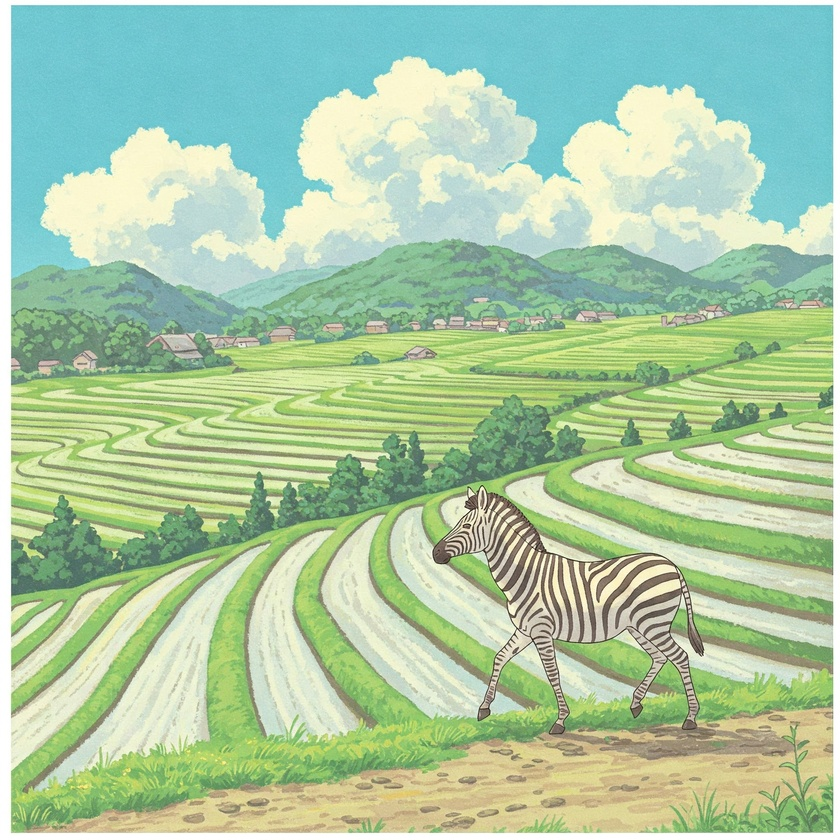
#> input picture 001 - Introduccion_Py5/Imagenes/imagen.jpg, 840 x 840 px, shrunk from 2048 x 2048 before the run
$ jupyter execute --allow-errors TP_Integrador_1.ipynb
#> lines starting #> are read from the running program, lines starting #| are printed output that depends on the picture
# TRABAJO PRÁCTICO INTEGRADOR N°1

## Sistema de Análisis de Documentos Digitalizados

---

**Información del Estudiante:**
- **Nombre y Apellido:** [COMPLETAR]
- **Fecha de Entrega:** 24 de Septiembre de 2025
- **Materia:** Procesamiento de Imágenes - IFTS24

---

### Objetivo

Desarrollar un sistema básico de análisis automático de documentos digitalizados que integre las técnicas de procesamiento de imágenes estudiadas en el curso.

### Estructura del Trabajo

| Parte | Descripción | Peso |
|-------|-------------|------|
| **1** | Fundamentos Teóricos | 20% |
| **2** | Setup del Entorno | 15% |
| **3** | Análisis de Imágenes | 35% |
| **4** | Preprocessing Básico | 30% |

**Dataset requerido:** 3 imágenes de documentos con diferentes características (buena calidad, rotada, con problemas de iluminación)

---

# PARTE 1: Fundamentos Teóricos

## ¿Por qué Cuadernos Interactivos para IA y Ciencias de Datos?

### Diferencias Metodológicas Fundamentales

El trabajo en inteligencia artificial y ciencias de datos requiere un enfoque metodológico diferente al desarrollo de software tradicional. Mientras que la programación tradicional sigue un flujo lineal y predecible, el trabajo con datos es inherentemente iterativo y exploratorio.

**Programación Tradicional:**
```
Requisitos → Diseño → Implementación → Testing → Producto
```

**Investigación en IA/Datos:**
```
Hipótesis ⟷ Experimento ⟷ Análisis ⟷ Refinamiento ⟷ Nueva Hipótesis
```

### Ventajas de los Cuadernos Interactivos

1. **Narrativa Científica:** Permiten documentar el proceso de pensamiento, no solo el resultado final
2. **Iteración Rápida:** Ejecutar y modificar secciones específicas sin reejecutar todo el programa
3. **Visualización Inmediata:** Ver resultados inmediatamente después de cada paso
4. **Comunicación Efectiva:** Stakeholders no técnicos pueden seguir el proceso y entender decisiones
5. **Reproducibilidad:** Otros investigadores pueden replicar exactamente los experimentos

### Casos de Uso en la Industria

- **Google Research:** Publica papers con cuadernos que permiten reproducir experimentos
- **Netflix:** Usa cuadernos para análisis de datos de usuarios y recomendaciones
- **Uber:** Análisis de patrones de viajes y optimización de rutas
- **Kaggle:** Plataforma completa basada en cuadernos para competencias de machine learning

### Cuándo Usar Cada Herramienta

**Usar Cuadernos para:**
- Análisis exploratorio de datos
- Experimentación y prototipado
- Comunicación de resultados
- Educación y documentación

**Usar Scripts para:**
- Sistemas en producción
- Automatización de tareas repetitivas
- APIs y servicios web
- Pipelines de datos automatizados

En este trabajo práctico, usaremos cuadernos porque estamos en la fase de investigación y experimentación, donde necesitamos entender los datos, probar diferentes enfoques y documentar nuestros hallazgos.

---

# PARTE 2: Setup del Entorno

En esta sección vas a configurar tu entorno de trabajo de manera profesional. Un setup bien hecho te ahorra tiempo y errores durante todo el proyecto.

**Material de consulta:** `Utilidades_y_Plantillas.ipynb`

## 2.1 Importaciones Básicas

Importá las librerías necesarias para procesamiento de imágenes y visualización:

[cell 1]
import numpy as np          # Para operaciones numéricas y manejo de matrices
import matplotlib.pyplot as plt  # Para mostrar imágenes y gráficos
import cv2                  # OpenCV: procesamiento avanzado de imágenes


# Estas librerías te permiten cargar, mostrar, analizar y modificar imágenes digitales.

## 2.2 Funciones Utilitarias

Implementá una función básica para cargar y mostrar información de imágenes:

[cell 2]
def cargar_imagen(ruta):
    """
    Carga una imagen y la convierte a RGB.
    Devuelve None si hay error.
    """
    # Tu código aquí


def mostrar_info_imagen(imagen, titulo="Imagen"):
    """
    Muestra información básica de la imagen: dimensiones, tipo, rango de valores.
    """
    # Tu código aquí

## 2.3 Verificación del Setup

Probá que todo funciona creando una imagen sintética simple:

[cell 3]
# Creá una imagen sintética simple (ej: gradiente o patrón)
# Probá tus funciones con esta imagen

---

# PARTE 3: Análisis de Tu Dataset

Ahora vas a trabajar con tu dataset de 3 documentos. Esta parte es clave para entender qué problemas tenés que resolver.

**Preparación del Dataset:**
- Creá una carpeta llamada `dataset/` en la misma ubicación que este notebook
- Incluí exactamente 3 imágenes de documentos:
  1. Una de buena calidad (bien iluminada, recta)
  2. Una rotada o inclinada
  3. Una con problemas (oscura, borrosa, o con sombras)

## 3.1 Carga de las Imágenes

**Material de consulta:** `002/TEO/LeerImagenColor.ipynb`

[cell 4]
# Define las rutas a tus 3 imágenes
rutas_imagenes = [
    "dataset/imagen1.jpg",  # Buena calidad
    "dataset/imagen2.jpg",  # Rotada
    "dataset/imagen3.jpg"   # Con problemas
]

# Carga las 3 imágenes usando tu función
imagenes = []
nombres = ["Buena Calidad", "Rotada", "Con Problemas"]

# Tu código aquí

## 3.2 Inspección Visual y Análisis

**Material de consulta:** `002/Fundamentos_Imagen_Digital.ipynb`

[cell 5]
# Mostra las 3 imágenes lado a lado con sus nombres
# Usa subplots de matplotlib

# Tu código aquí

[cell 6]
# Para cada imagen, mostrá información básica y un histograma
# Esto te ayuda a entender los problemas de cada una

# Tu código aquí

## 3.3 Identificación de Problemas

Basándote en tu inspección visual, identificá los problemas principales de cada imagen:

**Imagen 1 (Buena Calidad):**
- Problemas identificados: [COMPLETAR]
- Preprocessing necesario: [COMPLETAR]

**Imagen 2 (Rotada):**
- Problemas identificados: [COMPLETAR]
- Preprocessing necesario: [COMPLETAR]

**Imagen 3 (Con Problemas):**
- Problemas identificados: [COMPLETAR]
- Preprocessing necesario: [COMPLETAR]

---

# PARTE 4: Preprocessing Básico

Ahora vas a aplicar técnicas de preprocessing para mejorar cada imagen. Trabajá con una imagen por vez.

## 4.1 Segmentación Básica

Separar el documento del fondo es el primer paso crítico.

**Material de consulta:** `Segmentacion.ipynb` (especialmente las funciones de umbralización)

#> (a cell that did not finish here is left out)

[cell 8]
# Aplicá segmentación por umbralización
# Probá diferentes valores hasta encontrar el mejor

# Tu código aquí

[cell 9]
# Mostrá el resultado: original, escala de grises, y máscara
# Tu código aquí

## 4.2 Mejora de Calidad

**Material de consulta:** `Mejora_Imagen_Ecualizacion.ipynb`

[cell 10]
# Si tu imagen tiene problemas de contraste, aplicá ecualización
# Tu código aquí

[cell 11]
# Si tu imagen está rotada, aplicá corrección básica
# Material de consulta: Transformaciones_Geometricas.ipynb

# Tu código aquí

## 4.3 Comparación de Resultados

[cell 12]
# Mostrá lado a lado: imagen original vs imagen procesada
# Tu código aquí

## 4.4 Aplicación a las Otras Imágenes

Repetí el proceso para tus otras 2 imágenes, adaptando las técnicas según los problemas específicos de cada una:

[cell 13]
# Procesamiento de la segunda imagen
# Tu código aquí

[cell 14]
# Procesamiento de la tercera imagen
# Tu código aquí

## 4.5 Resultados Finales

[cell 15]
# Creá un grid mostrando las 3 imágenes originales y las 3 procesadas
# Tu código aquí

---

# REFLEXIÓN FINAL

## Análisis de Resultados

**¿Qué técnica fue más efectiva para cada tipo de problema?**

[COMPLETAR: Reflexioná sobre qué funcionó mejor para cada imagen]

**¿Qué desafíos encontraste durante el procesamiento?**

[COMPLETAR: Mencioná las dificultades técnicas que tuviste]

**¿En qué casos los resultados no fueron óptimos y por qué?**

[COMPLETAR: Sé crítico con tus resultados]

## Aprendizaje Adquirido

**¿Qué conceptos del curso fueron más útiles?**

[COMPLETAR: Conectá con el material visto en clase]

**¿Cómo podrías mejorar este sistema en futuras versiones?**

[COMPLETAR: Pensá en extensiones posibles]

---

## Entregables

1. Este notebook completamente ejecutado con resultados
2. Carpeta `dataset/` con tus 3 imágenes
3. Las reflexiones completadas

**Fecha de entrega:** 24 de Septiembre, 23:59

---

# Ejemplo práctico: procesamiento de imagen

En este ejemplo vamos a cargar una imagen, mostrarla y aplicar un filtro sencillo. Cada paso estará explicado para que puedas presentarlo y entenderlo fácilmente.

[cell 16]
# Paso 1: Importar las librerías necesarias
import numpy as np
import matplotlib.pyplot as plt
from PIL import Image, ImageFilter

# Paso 2: Cargar una imagen desde archivo
# Cambia la ruta por una imagen de tu carpeta
imagen = Image.open('../001 - Introduccion_Py5/Imagenes/imagen.jpg')
#> imagen is the input picture: PIL image 840x840 RGB; mean R, G, B 170.9, 201.6, 165.3

# Paso 3: Mostrar la imagen original
plt.imshow(imagen)
plt.title('Imagen original')
plt.axis('off')
plt.show()

[cell 17]
# Paso 4: Aplicar un filtro sencillo (desenfoque)
imagen_blur = imagen.filter(ImageFilter.BLUR)
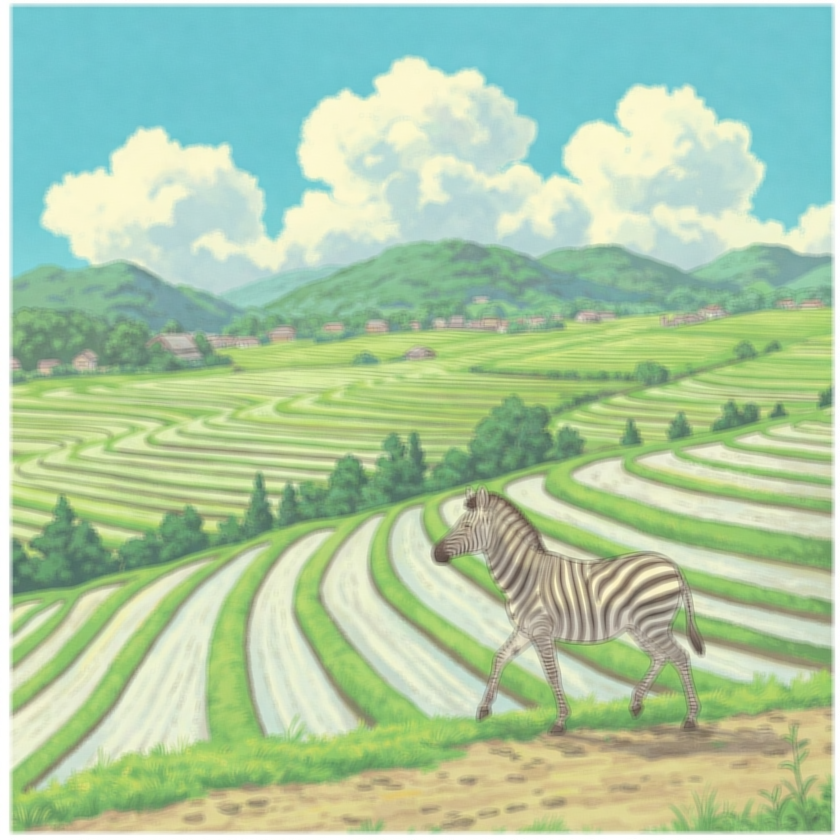
#> imagen_blur: PIL image 840x840 RGB; mean R, G, B 170.9, 201.6, 165.4

# Paso 5: Mostrar la imagen filtrada
plt.imshow(imagen_blur)
plt.title('Imagen con filtro de desenfoque')
plt.axis('off')
plt.show()
